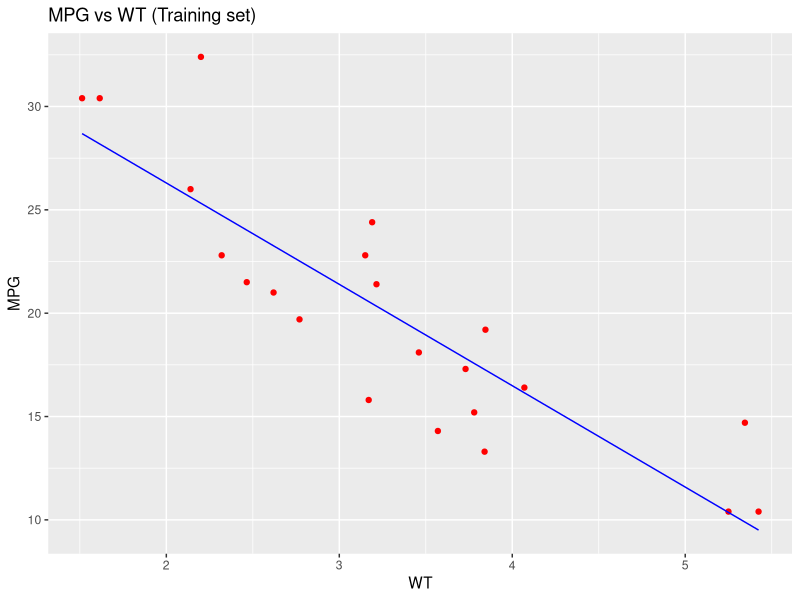
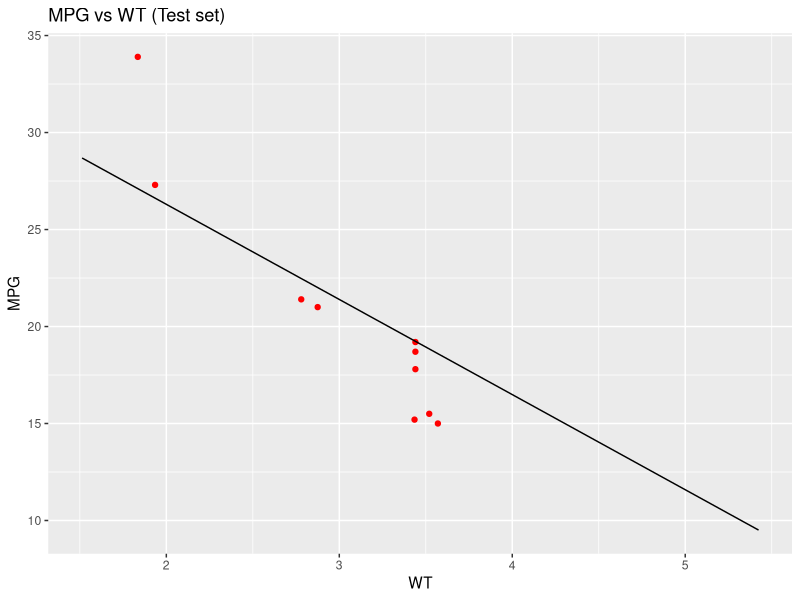

Write the R code that produced these figures, in order.
# Linear Regression Model to predict the Fuel Efficiency of Cars based considering the Car Weight

dataset = mtcars

# Splitting the dataset into the Training set and Test set
install.packages('caTools')
library(caTools)
split = sample.split(dataset$mpg, SplitRatio = 0.7)
trainingset = subset(dataset, split == TRUE)
testset = subset(dataset, split == FALSE)

# Fitting Simple Linear Regression to the Training set
lm.r= lm(formula = mpg ~ wt,data = trainingset)
summary(lm.r)

#Check the model coefficients:
coef(lm.r)

#y=c+mx -> Linear Model ===> mpg = 38.847419 - 5.750522*(wt) 

# Predicting the Test set results
ypred = predict(lm.r, newdata = testset)

install.packages("ggplot2")
library(ggplot2)

# Visualizing the Training set results
ggplot() + geom_point(aes(x = trainingset$wt,y = trainingset$mpg), colour = 'red') + 
  geom_line(aes(x = trainingset$wt,y = predict(lm.r, newdata = trainingset)), colour = 'blue') +
  ggtitle('MPG vs WT (Training set)') +
  xlab('WT') + ylab('MPG')

# Visualizing the Test set results
ggplot() + geom_point(aes(x = testset$wt, y = testset$mpg), colour = 'red') +
  geom_line(aes(x = trainingset$wt, y = predict(lm.r, newdata = trainingset)), colour = 'black') +
  ggtitle('MPG vs WT (Test set)') +
  xlab('WT') + ylab('MPG')

predict(lm.r, data.frame(wt=3.5))
